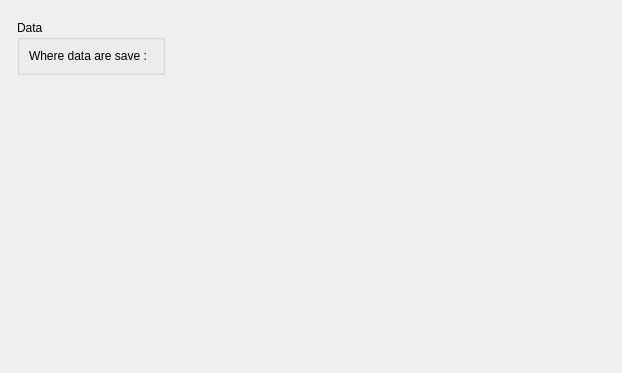
<?xml version="1.0" encoding="UTF-8"?>
<ui version="4.0">
 <class>GeneralSettings</class>
 <widget class="QWidget" name="GeneralSettings">
  <property name="geometry">
   <rect>
    <x>0</x>
    <y>0</y>
    <width>622</width>
    <height>373</height>
   </rect>
  </property>
  <property name="baseSize">
   <size>
    <width>650</width>
    <height>400</height>
   </size>
  </property>
  <property name="windowTitle">
   <string>Form</string>
  </property>
  <layout class="QFormLayout" name="formLayout">
   <property name="fieldGrowthPolicy">
    <enum>QFormLayout::ExpandingFieldsGrow</enum>
   </property>
   <item row="0" column="1">
    <widget class="Line" name="line">
     <property name="orientation">
      <enum>Qt::Horizontal</enum>
     </property>
    </widget>
   </item>
   <item row="1" column="1">
    <widget class="QGroupBox" name="groupBox">
     <property name="title">
      <string>Data</string>
     </property>
     <layout class="QFormLayout" name="formLayout_2">
      <item row="0" column="0">
       <widget class="QLabel" name="label">
        <property name="text">
         <string>Where data are save :</string>
        </property>
       </widget>
      </item>
      <item row="0" column="1">
       <widget class="KUrlRequester" name="kcfg_basketsStorePath"/>
      </item>
     </layout>
    </widget>
   </item>
  </layout>
 </widget>
 <customwidgets>
  <customwidget>
   <class>KUrlRequester</class>
   <extends>QFrame</extends>
   <header>kurlrequester.h</header>
  </customwidget>
 </customwidgets>
 <resources/>
 <connections/>
</ui>
